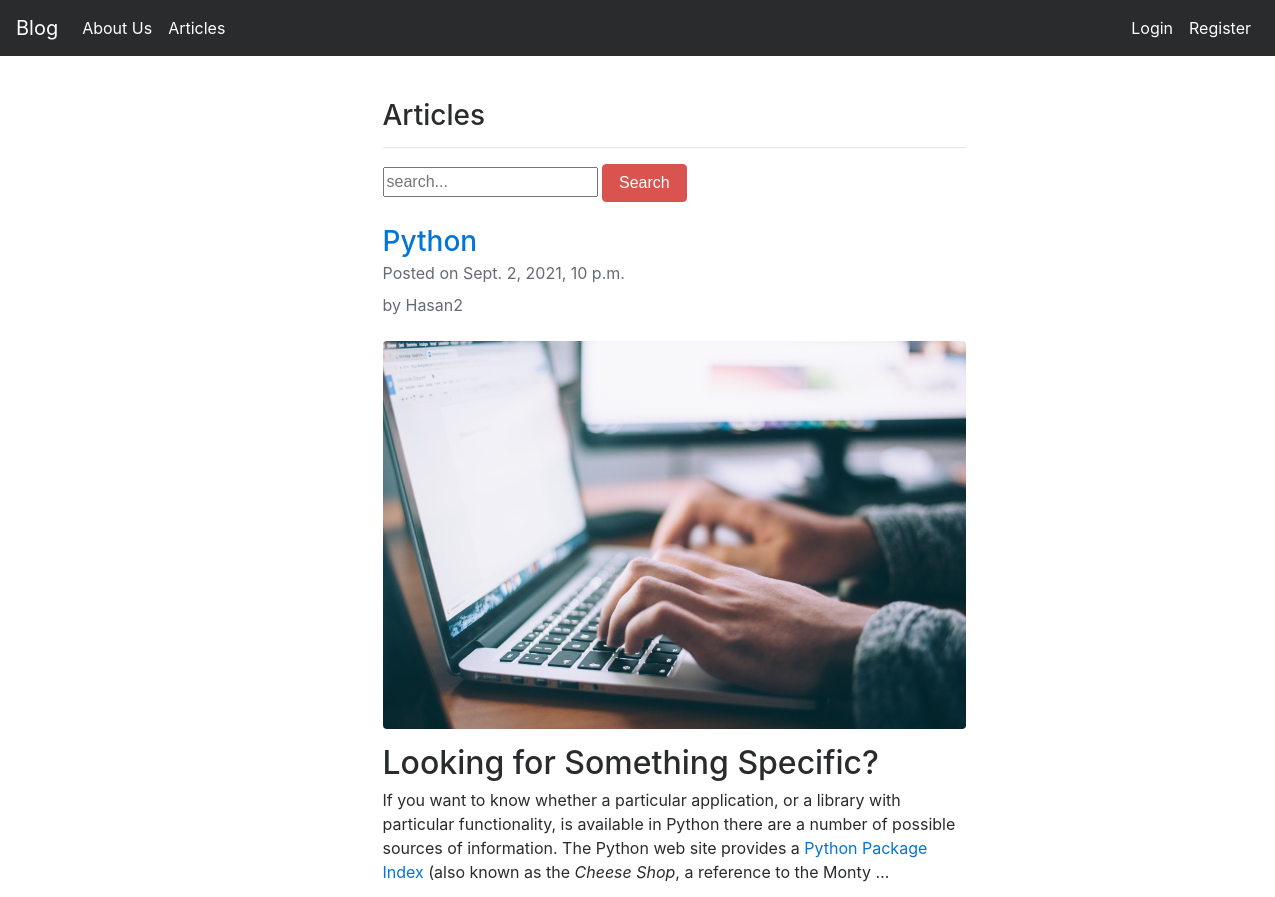
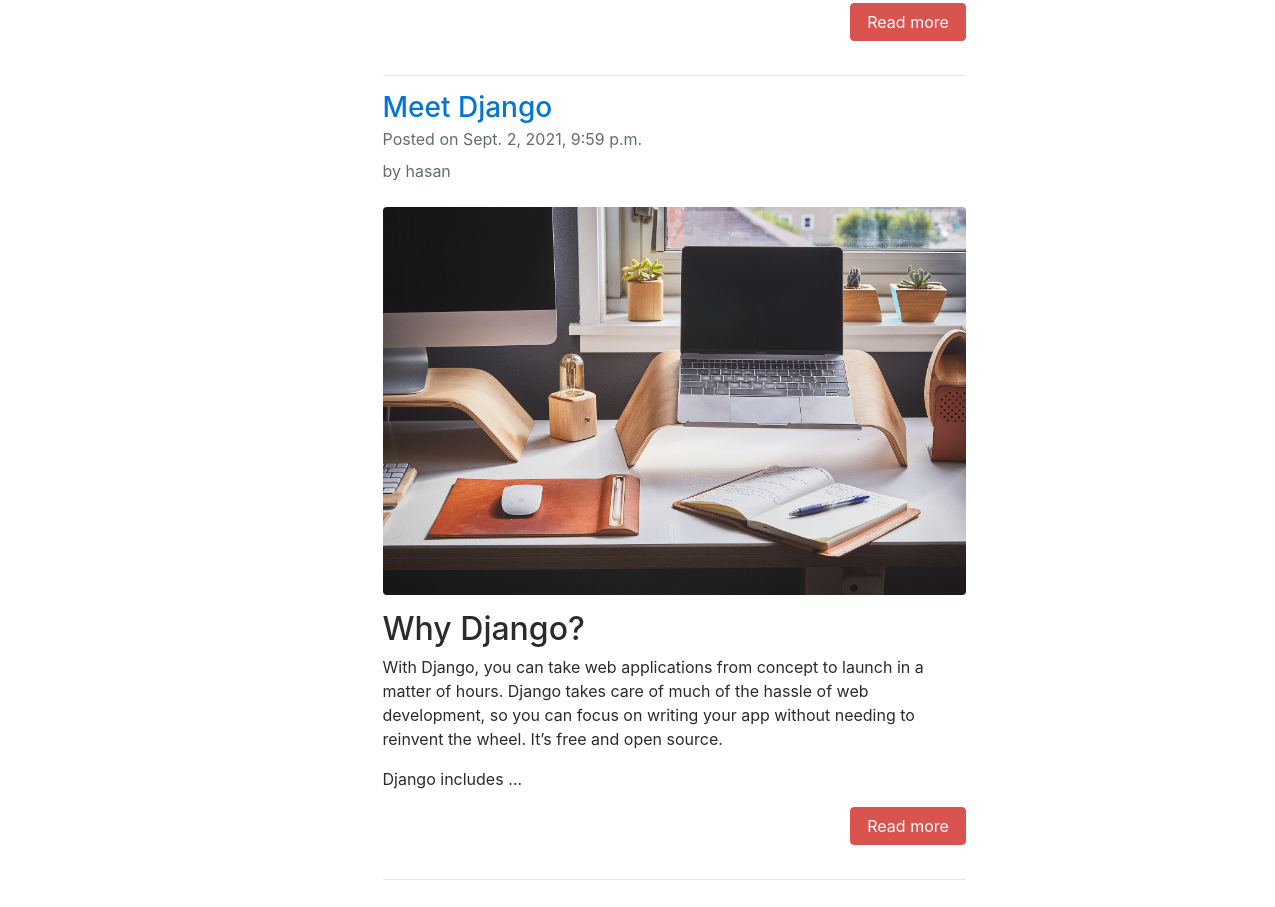
The app's page /articles/ with its own data (2 pictures, top to bottom).
### article/models.py (models this page shows, shortened)
class Article(models.Model):
    author = models.ForeignKey("auth.User", on_delete= models.CASCADE)
    titel = models.CharField(max_length=50)
    content = RichTextField()
    created_date = models.DateTimeField(auto_now_add=True)
    article_image = models.FileField(blank=True, null=True,verbose_name="Add Picture")
    class Meta:
        ordering = ['-created_date']

### article/views.py (the view)
# urls.py: path('',views.articles,name="articles"),
def articles(request):
     keyword = request.GET.get("keyword")
     if keyword:
          articles = Article.objects.filter(titel__contains = keyword)
          return render(request, "articles.html",{"articles":articles})
     articles = Article.objects.all()
     return render(request, "articles.html",{"articles":articles})

### templates/articles.html (shortened to what this page needs)
{% extends "layout.html" %}
{% block body %}
<div class="row">
    <div class="col-md-10 offset-md-3">
        <div class="col-lg-8">
            <h3>Articles</h3>
            <hr>
        </div>
    </div>
</div>
<div class="row">
    <div class="col-md-10 offset-md-3">
        <div class="col-lg-8">
            <form>
                <input type="text" name="keyword" class="input-sm" maxlength="64" placeholder="search...">
                <button type="submit" class="btn btn-danger">Search</button>
            </form>
        </div>
    </div>
</div>
<br>
{% if articles %}
{% for article in articles %}
<div class="row">
    <div class="col-md-10 offset-md-3">
        <div class="col-lg-8">
            <article>
                <header class="mb-4">
                    <a href="{% url 'article:detail' article.id %}">
                        <h3 class="fw-bolder mb-1">{{article.titel}}</h3>
                    </a>
                    <div class="text-muted fst-italic mb-2">Posted on {{article.created_date}}</div>
                    <div class="text-muted fst-italic mb-2">by {{article.author}}</div>
                </header>
                {% if article.article_image %}
                <a href="{% url 'article:detail' article.id %}"><img class="img-fluid rounded"
                        src="{{article.article_image.url}}" alt="..." /></a>
                {% endif %}
                <section class="mb-5">
                    <p>
                        {{article.content | safe | truncatewords:50}}
                    </p>
                    <a style="float: right;" href="{% url 'article:detail' article.id %}" class="btn btn-danger">Read
                        more</a>
                </section>
            </article>
            <br>
            <hr>
        </div>
    </div>
</div>
{% endfor %}
{% endif %}
{% endblock body %}

### records on screen
Article: titel "Python", created_date "Sept. 2, 2021, 10 p.m.", author "Hasan2", article_image (picture), content "Looking for Something Specific? If you want to know whether a particular application, or a library with particular functionality, is available in Python there are a number of possible sources of information. The Python web site provides a Python Package Index (also known as the Cheese Shop , a reference to the Monty …"
Article: titel "Meet Django", created_date "Sept. 2, 2021, 9:59 p.m.", author "hasan", article_image (picture), content "Why Django? With Django, you can take web applications from concept to launch in a matter of hours. Django takes care of much of the hassle of web development, so you can focus on writing your app without needing to reinvent the wheel. It’s free and open source. Django includes …"
